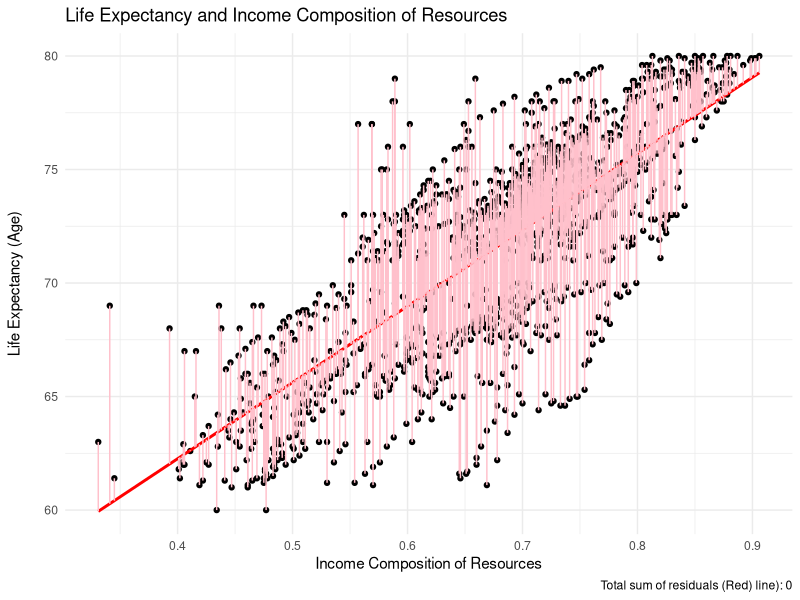
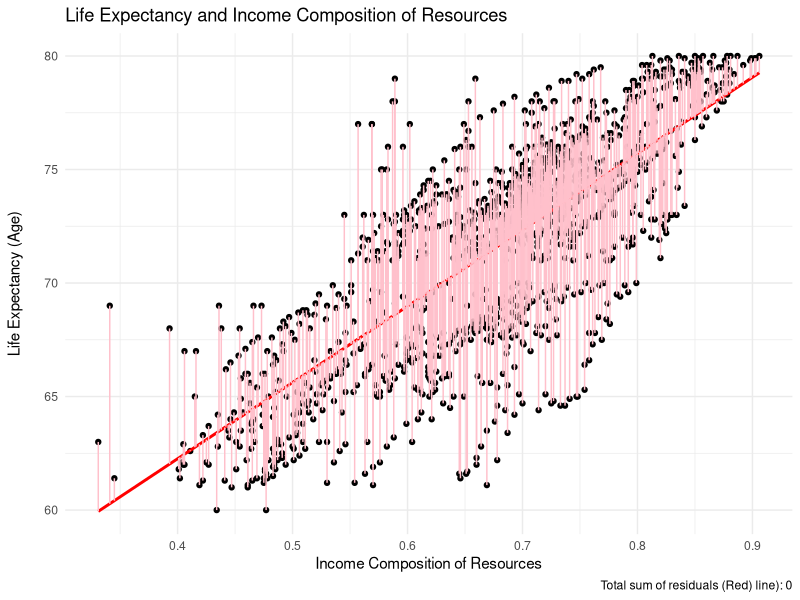

Generate these figures, in order, with R:
## ---- chunk 1
library(tidyverse)
library(lubridate)

set.seed(122)

data <- read_csv("lf.csv")
data <- na.omit(data)
data <- data[data$income_composition_of_resources != 0, ]


data <- data %>% filter(life_expectancy >= 60)
data <- data %>% filter(life_expectancy <= 80)
## ---- chunk 2
head(data)

## ---- chunk 3
model <- lm(life_expectancy ~ income_composition_of_resources, data=data)
## ---- chunk 4

## ---- chunk 5
y_predicted <- predict(model)
head(y_predicted)
## ---- chunk 6
residuals_red <- data$life_expectancy - y_predicted
head(residuals_red)

residual_data_red <- data.frame(
  x_points = data$income_composition_of_resources,
  y_predicted = y_predicted,
  residual = residuals_red
)

total_residuals_red <- sum(residual_data_red$residual)


round(total_residuals_red, 5) == 0
## ---- chunk 7
lm_red <- ggplot(data=data, aes(x=income_composition_of_resources, y=`life_expectancy`)) +
  geom_point() +
  geom_smooth(method="lm", se=FALSE, color="red") +
  geom_segment(data = residual_data_red, aes(x = x_points, xend = x_points, y = y_predicted, yend = y_predicted + residual), color = "pink") +
  ggtitle("Life Expectancy and Income Composition of Resources") +
  xlab("Income Composition of Resources") +
  ylab("Life Expectancy (Age)") +
  theme_minimal() + 
  labs(caption = paste("Total sum of residuals (Red) line):", round(total_residuals_red, 2)))+
  theme(axis.title.y = element_text(margin = margin(t = 0, r = 15, b = 0, l = 0)))

lm_red

## ---- chunk 8

## ---- chunk 9
summary(model)
## ---- chunk 10
coef(model)[1] 
coef(model)[2] 
## ---- chunk 11
lm_red
## ---- chunk 12

## ---- chunk 13

## ---- chunk 14

## ---- chunk 15

## ---- chunk 16

## ---- chunk 17

## ---- chunk 18

## ---- chunk 19

